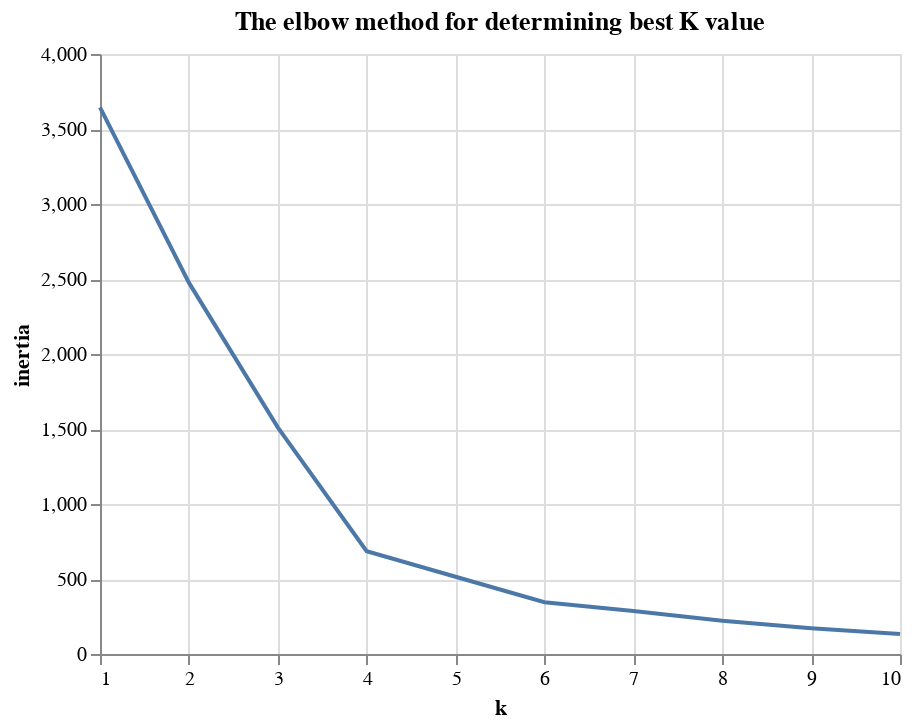

Here is the notebook cell this chart was saved with:
### Markdown cell above
Clustering Crytocurrencies Using K-Means
Find the Best Value for k Using the Elbow Curve

### Code cell
inertia = []
k = list(range(1, 11))

# Calculate the inertia for the range of k values
for i in k:
    km = KMeans(n_clusters=i, random_state=0)
    km.fit(pcs_df)
    inertia.append(km.inertia_)

# Create the Elbow Curve using hvPlot
elbow_data = {"k": k, "inertia": inertia}
df_elbow = pd.DataFrame(elbow_data)
alt.Chart(df_elbow).mark_line().encode(x='k', y='inertia').properties(
    title='The elbow method for determining best K value',
    width=400
)

### Figure 1 — Vega-Lite specification as saved in the notebook (floating-point values rounded to 4 significant figures)
{"config": {"view": {"continuousWidth": 400, "continuousHeight": 300}}, "data": {"name": "data-8eafae93049307e2c292790a69a4571b"}, "mark": "line", "encoding": {"x": {"field": "k", "type": "quantitative"}, "y": {"field": "inertia", "type": "quantitative"}}, "title": "The elbow method for determining best K value", "width": 400, "$schema": "https://vega.github.io/schema/vega-lite/v4.17.0.json", "datasets": {"data-8eafae93049307e2c292790a69a4571b": [{"k": 1, "inertia": 3644.0}, {"k": 2, "inertia": 2476.0}, {"k": 3, "inertia": 1511.0}, {"k": 4, "inertia": 685.6}, {"k": 5, "inertia": 514.8}, {"k": 6, "inertia": 345.2}, {"k": 7, "inertia": 287.2}, {"k": 8, "inertia": 221.2}, {"k": 9, "inertia": 171.8}, {"k": 10, "inertia": 132.8}]}}
